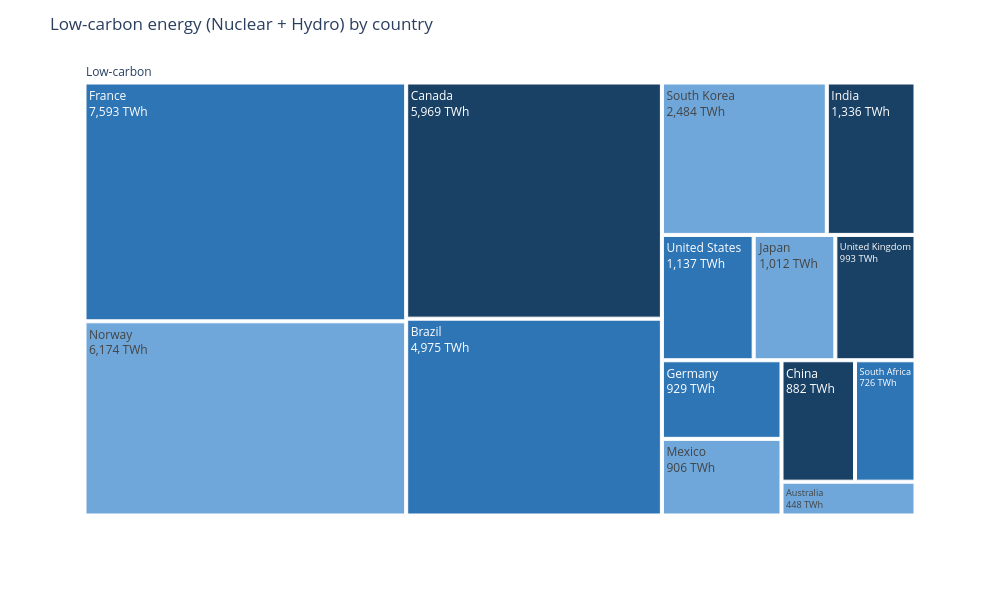
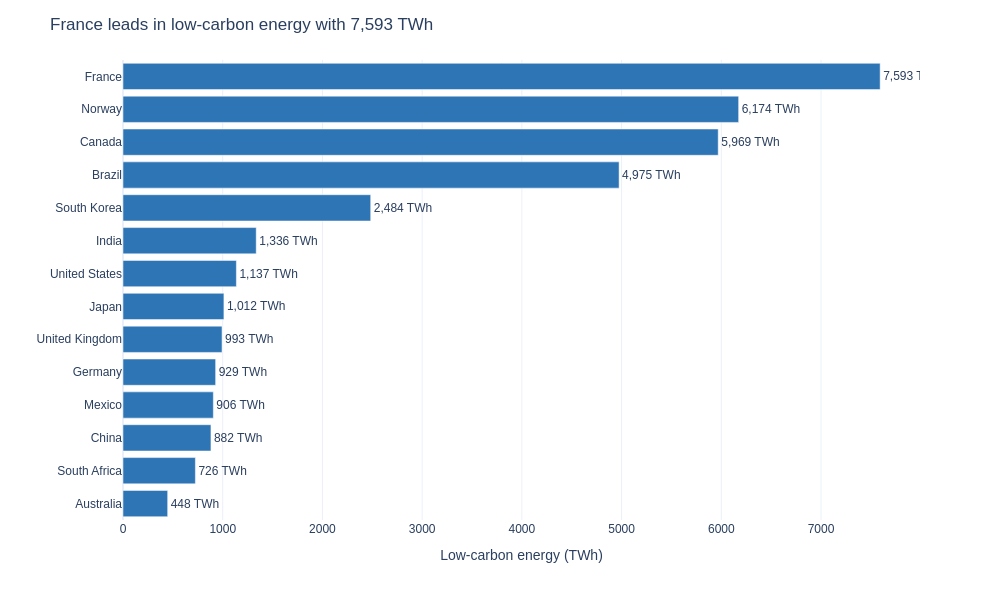

Notebook code for these charts, in order:
### Markdown cell above
## Task 2 — Treemap vs bar: low-carbon energy by country

**What to build:** Build **both** a treemap and a horizontal bar chart showing total low-carbon TWh (Nuclear + Hydro) per country. Then answer the question in a markdown cell below.

**Requirements:**
- Filter to `Source_Type == 'Low-carbon'` and aggregate TWh by country
- Treemap: single-level `path=['All', 'Country']` with a dummy root node labelled `'Low-carbon'`
- Bar chart: sorted by TWh, horizontal orientation, CVD-safe colour
- Both charts show TWh values, not percentages
- Insight title on the bar chart naming the leading country

### Code cell
# Task 2 — charts
# YOUR CODE HERE

# Keep only low-carbon sources and add up TWh per country
df_low = df.loc[df['Source_Type'] == 'Low-carbon']
low_by_country = df_low.groupby('Country')['TWh'].sum().reset_index()

# Dummy root node for the treemap
low_by_country['All'] = 'Low-carbon'

# ---- Treemap ----
fig1 = px.treemap(
    low_by_country,
    path=['All', 'Country'],
    values='TWh',
    color_discrete_sequence=['#2E75B6'],
    height=600, width=1000,
    template='plotly_white'
)

fig1.update_traces(
    texttemplate='%{label}<br>%{value:,.0f} TWh',
    hovertemplate='<b>%{label}</b><br>%{value:,.0f} TWh'
)

fig1.update_layout(title='Low-carbon energy (Nuclear + Hydro) by country')
fig1.show()

# ---- Horizontal bar chart ----
low_sorted = low_by_country.sort_values('TWh')   # smallest at bottom, largest at top
leader = low_sorted.iloc[-1]                     # last row = biggest

fig2 = px.bar(
    low_sorted,
    x='TWh', y='Country',
    orientation='h',
    text='TWh',
    color_discrete_sequence=['#2E75B6'],
    height=600, width=1000,
    template='plotly_white'
)

fig2.update_traces(texttemplate='%{text:,.0f} TWh', textposition='outside')

fig2.update_layout(
    title=f"{leader['Country']} leads in low-carbon energy with {leader['TWh']:,.0f} TWh",
    xaxis_title='Low-carbon energy (TWh)',
    yaxis_title='',
    font=dict(family='Arial', size=12)
)

fig2.show()

### Figure 1 — Plotly figure (JSON) as saved in the notebook; plotly's stock layout.template omitted (floating-point values rounded to 4 significant figures)
{"data": [{"branchvalues": "total", "domain": {"x": [0, 1], "y": [0, 1]}, "hovertemplate": "<b>%{label}</b><br>%{value:,.0f} TWh", "ids": ["Low-carbon/Australia", "Low-carbon/Brazil", "Low-carbon/Canada", "Low-carbon/China", "Low-carbon/France", "Low-carbon/Germany", "Low-carbon/India", "Low-carbon/Japan", "Low-carbon/Mexico", "Low-carbon/Norway", "Low-carbon/South Africa", "Low-carbon/South Korea", "Low-carbon/United Kingdom", "Low-carbon/United States", "Low-carbon"], "labels": ["Australia", "Brazil", "Canada", "China", "France", "Germany", "India", "Japan", "Mexico", "Norway", "South Africa", "South Korea", "United Kingdom", "United States", "Low-carbon"], "name": "", "parents": ["Low-carbon", "Low-carbon", "Low-carbon", "Low-carbon", "Low-carbon", "Low-carbon", "Low-carbon", "Low-carbon", "Low-carbon", "Low-carbon", "Low-carbon", "Low-carbon", "Low-carbon", "Low-carbon", ""], "texttemplate": "%{label}<br>%{value:,.0f} TWh", "type": "treemap", "values": [448.0, 4975.0, 5969.0, 882.0, 7593.0, 929.0, 1336.0, 1012.0, 906.0, 6174.0, 726.0, 2484.0, 993.0, 1137.0, 35560.0]}], "layout": {"height": 600, "legend": {"tracegroupgap": 0}, "margin": {"t": 60}, "title": {"text": "Low-carbon energy (Nuclear + Hydro) by country"}, "treemapcolorway": ["#2E75B6"], "width": 1000}}

### Figure 2 — Plotly figure (JSON) as saved in the notebook; plotly's stock layout.template omitted (floating-point values rounded to 4 significant figures)
{"data": [{"hovertemplate": "TWh=%{text}<br>Country=%{y}<extra></extra>", "legendgroup": "", "marker": {"color": "#2E75B6", "pattern": {"shape": ""}}, "name": "", "orientation": "h", "showlegend": false, "text": [448.0, 726.0, 882.0, 906.0, 929.0, 993.0, 1012.0, 1137.0, 1336.0, 2484.0, 4975.0, 5969.0, 6174.0, 7593.0], "textposition": "outside", "texttemplate": "%{text:,.0f} TWh", "type": "bar", "x": [448.0, 726.0, 882.0, 906.0, 929.0, 993.0, 1012.0, 1137.0, 1336.0, 2484.0, 4975.0, 5969.0, 6174.0, 7593.0], "xaxis": "x", "y": ["Australia", "South Africa", "China", "Mexico", "Germany", "United Kingdom", "Japan", "United States", "India", "South Korea", "Brazil", "Canada", "Norway", "France"], "yaxis": "y"}], "layout": {"barmode": "relative", "font": {"family": "Arial", "size": 12}, "height": 600, "legend": {"tracegroupgap": 0}, "margin": {"t": 60}, "title": {"text": "France leads in low-carbon energy with 7,593 TWh"}, "width": 1000, "xaxis": {"anchor": "y", "domain": [0, 1], "title": {"text": "Low-carbon energy (TWh)"}}, "yaxis": {"anchor": "x", "domain": [0, 1], "title": {"text": ""}}}}
